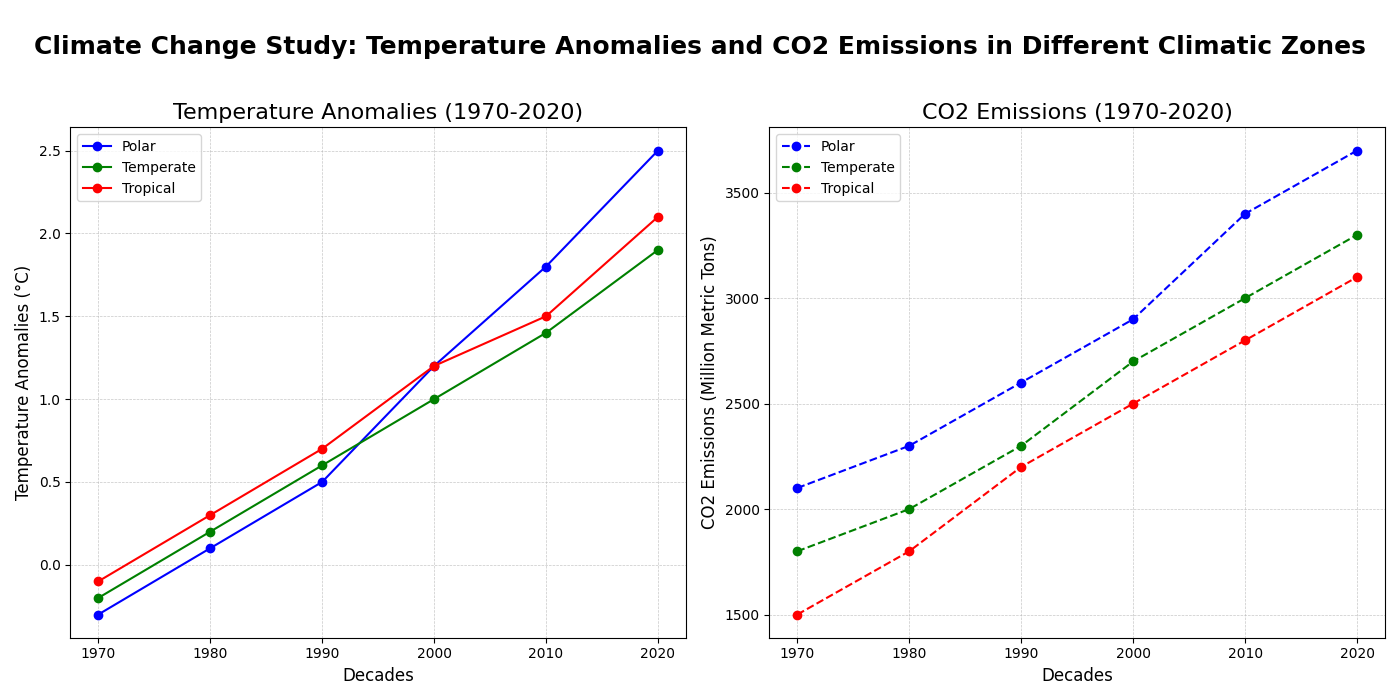

Python code for this plot:
import matplotlib.pyplot as plt
import numpy as np

# Backstory:
# We want to visualize the progression of temperature anomalies and CO2 emissions over the span of five decades in three different climatic zones: Polar, Temperate, and Tropical.
# The graph aims to highlight the correlation between rising temperatures and CO2 emissions in these zones over time. The goal is to present an ecological study showing how different climates respond to increased CO2 emissions.

# Decades from 1970 to 2020
decades = np.array([1970, 1980, 1990, 2000, 2010, 2020])

# Temperature anomalies (in °C) and CO2 emissions (in million metric tons) for each climatic zone
# Constructed data 
temperature_anomalies_polar = np.array([-0.3, 0.1, 0.5, 1.2, 1.8, 2.5])
temperature_anomalies_temperate = np.array([-0.2, 0.2, 0.6, 1.0, 1.4, 1.9])
temperature_anomalies_tropical = np.array([-0.1, 0.3, 0.7, 1.2, 1.5, 2.1])

co2_emissions_polar = np.array([2100, 2300, 2600, 2900, 3400, 3700])
co2_emissions_temperate = np.array([1800, 2000, 2300, 2700, 3000, 3300])
co2_emissions_tropical = np.array([1500, 1800, 2200, 2500, 2800, 3100])

# Start plotting
fig, axes = plt.subplots(1, 2, figsize=(14, 7))

# Plotting temperature anomalies
axes[0].plot(decades, temperature_anomalies_polar, marker='o', color='b', label='Polar')
axes[0].plot(decades, temperature_anomalies_temperate, marker='o', color='g', label='Temperate')
axes[0].plot(decades, temperature_anomalies_tropical, marker='o', color='r', label='Tropical')

# Titles, labels, and legend for temperature anomalies plot
axes[0].set_title("Temperature Anomalies (1970-2020)", fontsize=16)
axes[0].set_xlabel("Decades", fontsize=12)
axes[0].set_ylabel("Temperature Anomalies (°C)", fontsize=12)
axes[0].legend(loc="upper left", fontsize=10)
axes[0].grid(True, linestyle='--', linewidth=0.5, alpha=0.7)

# Plotting CO2 emissions
axes[1].plot(decades, co2_emissions_polar, marker='o', color='b', label='Polar', linestyle='--')
axes[1].plot(decades, co2_emissions_temperate, marker='o', color='g', label='Temperate', linestyle='--')
axes[1].plot(decades, co2_emissions_tropical, marker='o', color='r', label='Tropical', linestyle='--')

# Titles, labels, and legend for CO2 emissions plot
axes[1].set_title("CO2 Emissions (1970-2020)", fontsize=16)
axes[1].set_xlabel("Decades", fontsize=12)
axes[1].set_ylabel("CO2 Emissions (Million Metric Tons)", fontsize=12)
axes[1].legend(loc="upper left", fontsize=10)
axes[1].grid(True, linestyle='--', linewidth=0.5, alpha=0.7)

# Adjust layout
plt.suptitle("Climate Change Study: Temperature Anomalies and CO2 Emissions in Different Climatic Zones", fontsize=18, fontweight='bold', y=0.95)
plt.tight_layout(rect=[0, 0, 1, 0.93])

# Display the chart
plt.show()
